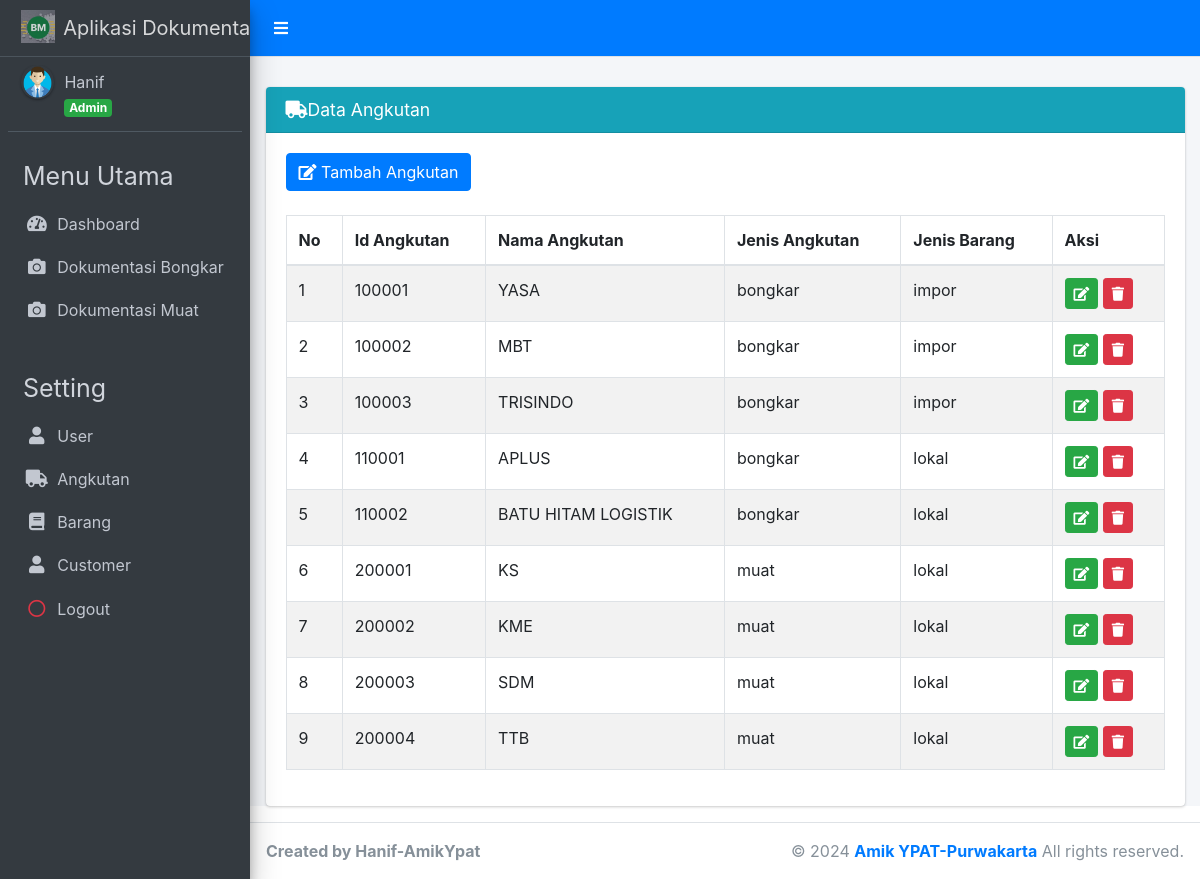
The app's page /index.php?page=angkutan (signed in) with its own data.
### tables this page shows
CREATE TABLE `angkutan` (
  `id_angkutan` int(6) NOT NULL,
  `nama_angkutan` varchar(25) NOT NULL,
  `jenis_angkutan` enum('bongkar','muat') NOT NULL,
  `jenis_barang` enum('lokal','impor') NOT NULL
);

### admin/angkutan/angkutan.php (the view, shortened to what this page needs)
<div class="card card-info">
	<div class="card-header">
		<h3 class="card-title">
			<i class="fa fa-truck"> </i>Data Angkutan</h3>
	</div>
	<div class="card-body">
		<div class="table-responsive">
			<div>
				<a href="?page=add-angkutan" class="btn btn-primary">
					<i class="fa fa-edit"></i> Tambah Angkutan</a>
			</div>
			<br>
			<table id="example1" class="table table-bordered table-striped">
				<thead>
					<tr>
						<th>No</th>
						<th>Id Angkutan</th>
						<th>Nama Angkutan</th>
						<th>Jenis Angkutan</th>
						<th>Jenis Barang</th>
						<th>Aksi</th>
					</tr>
				</thead>
				<tbody>
					<?php
              $no = 1;
              $sql = $koneksi->query("select * from angkutan");
              while ($data= $sql->fetch_assoc()) {
            ?>
					<tr>
						<td>
							<?php echo $no++; ?>
						</td>
						<td>
							<?php echo $data['id_angkutan']; ?>
						</td>
						<td>
							<?php echo $data['nama_angkutan']; ?>
						</td>
						<td>
							<?php echo $data['jenis_angkutan']; ?>
						</td>
						<td>
							<?php echo $data['jenis_barang']; ?>
						</td>
						<td>
							<a href="?page=edit-angkutan&kode=<?php echo $data['id_angkutan']; ?>" title="Ubah"
							 class="btn btn-success btn-sm">
								<i class="fa fa-edit"></i>
							</a>
							<a href="?page=del-angkutan&kode=<?php echo $data['id_angkutan']; ?>" onclick="return confirm('Apakah anda yakin hapus data ini ?')"
							 title="Hapus" class="btn btn-danger btn-sm">
								<i class="fa fa-trash"></i>
						</td>
					</tr>
					<?php
              }
            ?>
				</tbody>
			</table>
		</div>
	</div>

### records on screen
angkutan: id_angkutan "100001", nama_angkutan "YASA", jenis_angkutan "bongkar", jenis_barang "impor"
angkutan: id_angkutan "100002", nama_angkutan "MBT", jenis_angkutan "bongkar", jenis_barang "impor"
angkutan: id_angkutan "100003", nama_angkutan "TRISINDO", jenis_angkutan "bongkar", jenis_barang "impor"
angkutan: id_angkutan "110001", nama_angkutan "APLUS", jenis_angkutan "bongkar", jenis_barang "lokal"
angkutan: id_angkutan "110002", nama_angkutan "BATU HITAM LOGISTIK", jenis_angkutan "bongkar", jenis_barang "lokal"
angkutan: id_angkutan "200001", nama_angkutan "KS", jenis_angkutan "muat", jenis_barang "lokal"
angkutan: id_angkutan "200002", nama_angkutan "KME", jenis_angkutan "muat", jenis_barang "lokal"
angkutan: id_angkutan "200003", nama_angkutan "SDM", jenis_angkutan "muat", jenis_barang "lokal"
angkutan: id_angkutan "200004", nama_angkutan "TTB", jenis_angkutan "muat", jenis_barang "lokal"

### other values on screen
$data_nama "Hanif"
$data_level "Admin"
